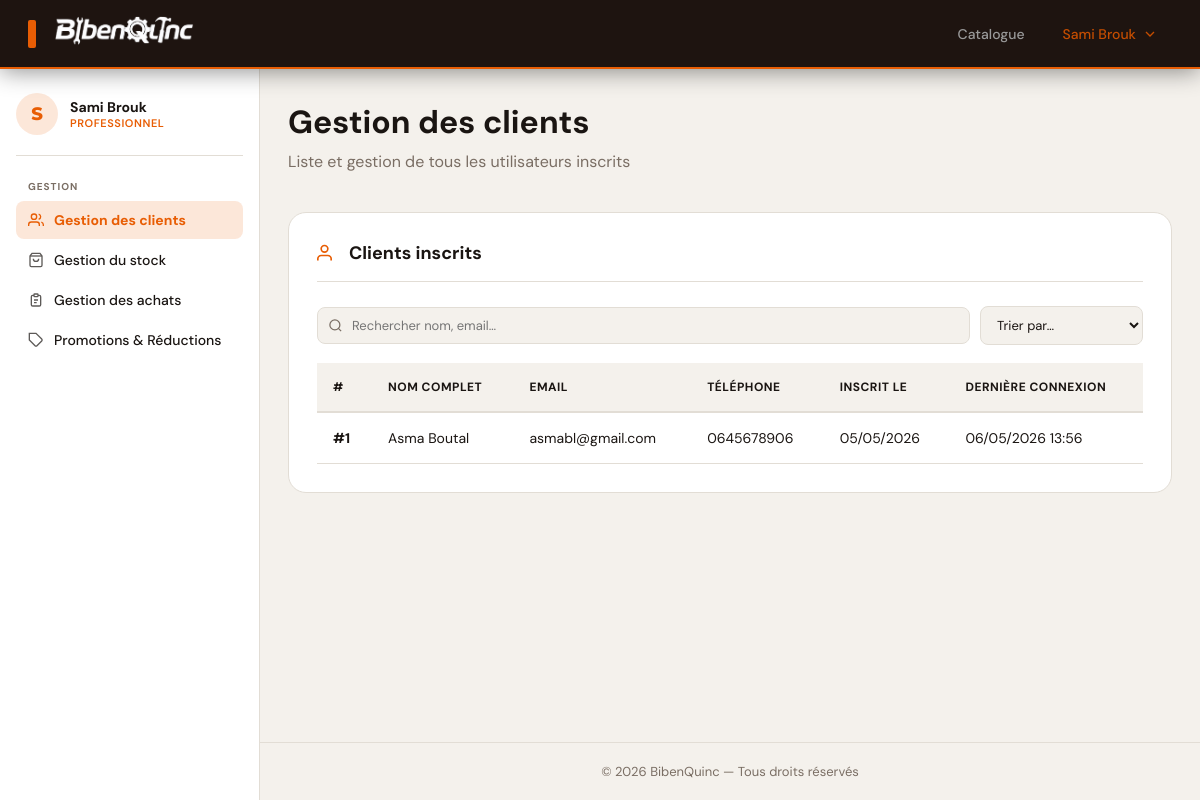
Page /dashboard.php (signed in) on the earlier database version.
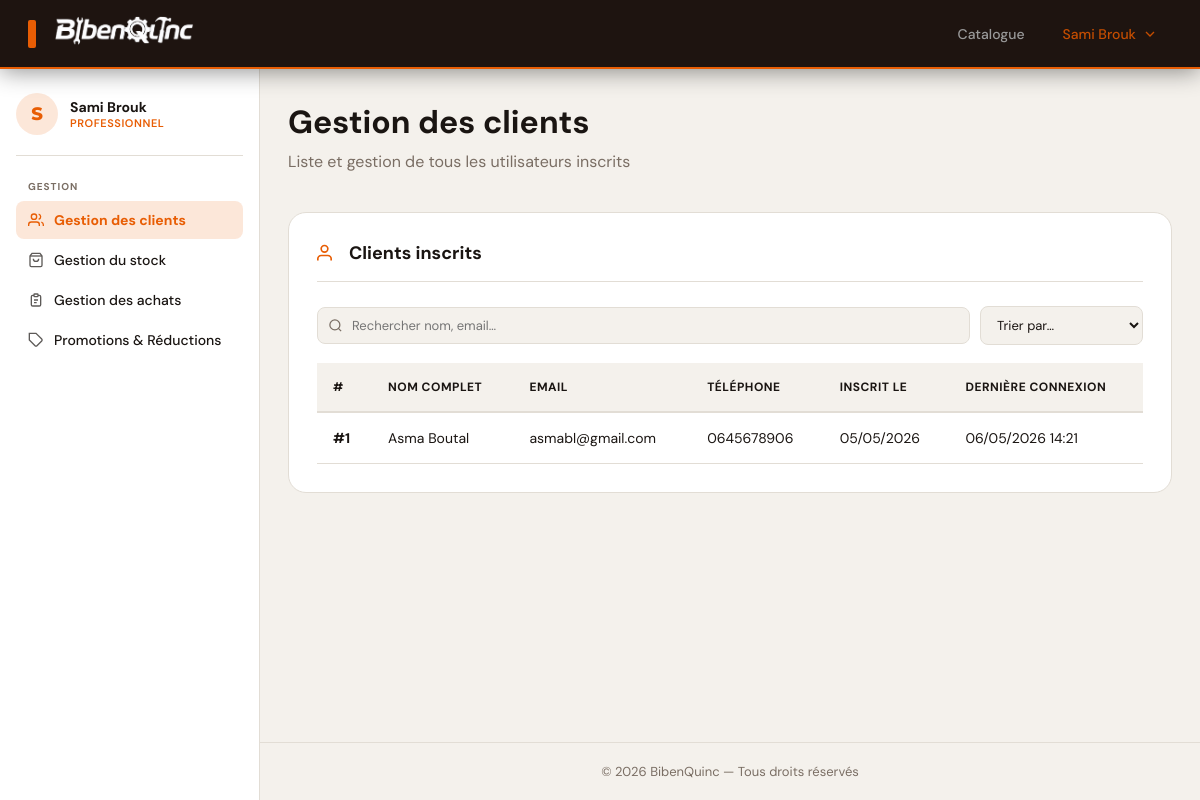
Same page on the later database version.
### tables this page shows
CREATE TABLE `utilisateur` (
  `idUtili` int(11) NOT NULL,
  `nom` varchar(100) NOT NULL,
  `prenom` varchar(100) NOT NULL,
  `email` varchar(60) NOT NULL,
  `numTel` varchar(10) NOT NULL,
  `mdp` varchar(250) NOT NULL,
  `type` enum('client','professionnel') NOT NULL,
  `created_at` datetime NOT NULL,
  `last_login` datetime DEFAULT NULL
);

### public/includes/session.php (called while the page is built, shortened)
<?php
function isLoggedIn(): bool
{
    return !empty($_SESSION['user']);
}
function currentUser(): ?array
{
    return $_SESSION['user'];
}

### public/dashboard.php (the view, shortened to what this page needs)
<?php
require_once __DIR__ . '/includes/session.php';
$authUser = currentUser();
$authName = trim(($authUser['firstname'] ?? '') . ' ' . ($authUser['lastname'] ?? ''));
$authName = $authName !== '' ? $authName : ($authUser['email'] ?? '');
$pdo      = getPDO();
$activeNav = 'dashboard';
$extraCss  = ['views/style/dashboard.css'];
include __DIR__ . '/includes/header.php';
?>
    <div class="dash-layout">
        <aside class="dash-sidebar" id="dashSidebar">
            <div class="dash-sidebar-inner">
                <div class="dash-sidebar-header">
                    <div class="dash-avatar"><?= mb_strtoupper(mb_substr($authName, 0, 1)) ?></div>
                    <div>
                        <div class="dash-username"><?= htmlspecialchars($authName, ENT_QUOTES) ?></div>
                        <div class="dash-role">Professionnel</div>
                    </div>
                </div>
                <nav class="dash-nav">
                    <div class="dash-nav-group">
                        <span class="dash-nav-label">Gestion</span>
                        <a href="#section-clients" class="dash-nav-link" onclick="showSection('clients',this);return false;">
                            <svg width="16" height="16" viewBox="0 0 24 24" fill="none" stroke="currentColor" stroke-width="2" aria-hidden="true"><path d="M17 21v-2a4 4 0 0 0-4-4H5a4 4 0 0 0-4 4v2"/><circle cx="9" cy="7" r="4"/><path d="M23 21v-2a4 4 0 0 0-3-3.87"/><path d="M16 3.13a4 4 0 0 1 0 7.75"/></svg>
                            Gestion des clients
                        </a>
                        <a href="#section-stock" class="dash-nav-link" onclick="showSection('stock',this);return false;">
                            <svg width="16" height="16" viewBox="0 0 24 24" fill="none" stroke="currentColor" stroke-width="2" aria-hidden="true"><path d="M6 2L3 6v14a2 2 0 0 0 2 2h14a2 2 0 0 0 2-2V6l-3-4Z"/><line x1="3" y1="6" x2="21" y2="6"/><path d="M16 10a4 4 0 0 1-8 0"/></svg>
                            Gestion du stock
                        </a>
                        <a href="#section-achats" class="dash-nav-link" onclick="showSection('achats',this);return false;">
                            <svg width="16" height="16" viewBox="0 0 24 24" fill="none" stroke="currentColor" stroke-width="2" aria-hidden="true"><path d="M9 5H7a2 2 0 0 0-2 2v12a2 2 0 0 0 2 2h10a2 2 0 0 0 2-2V7a2 2 0 0 0-2-2h-2"/><rect x="9" y="3" width="6" height="4" rx="1"/><path d="M9 12h6M9 16h4"/></svg>
                            Gestion des achats
                        </a>
                        <a href="#section-promos" class="dash-nav-link" onclick="showSection('promos',this);return false;">
                            <svg width="16" height="16" viewBox="0 0 24 24" fill="none" stroke="currentColor" stroke-width="2" aria-hidden="true"><path d="M20.59 13.41l-7.17 7.17a2 2 0 0 1-2.83 0L2 12V2h10l8.59 8.59a2 2 0 0 1 0 2.82z"/><line x1="7" y1="7" x2="7.01" y2="7"/></svg>
                            Promotions &amp; Réductions
                        </a>
                    </div>
                </nav>
            </div>
        </aside>
        <main class="dashboard-main">
        <div class="dashboard-container">
            <div id="section-clients" style="display:none">
                <div class="dashboard-header">
                    <h1>Gestion des clients</h1>
                    <p>Liste et gestion de tous les utilisateurs inscrits</p>
                </div>
                <section class="dashboard-section">
                    <div class="section-header">
                        <h2>
                            <svg width="20" height="20" viewBox="0 0 24 24" fill="none" stroke="currentColor" stroke-width="2" aria-hidden="true"><path d="M17 21v-2a4 4 0 0 0-4-4H5a4 4 0 0 0-4 4v2"/><circle cx="9" cy="7" r="4"/></svg>
                            Clients inscrits
                        </h2>
                    </div>
                    <div class="section-toolbar">
                        <div class="search-wrap">
                            <input type="search" class="toolbar-search" placeholder="Rechercher nom, email…" oninput="filterTable('section-clients', this.value, [1,2])">
                        </div>
                        <select class="toolbar-sort" onchange="sortTableBy('section-clients', this.value)">
                            <option value="">Trier par…</option>
                        </select>
                    </div>
                    <div class="table-responsive">
                        <table class="data-table">
                            <thead>
                                <tr>
                                    <th>#</th>
                                    <th>Nom complet</th>
                                    <th>Email</th>
                                    <th>Téléphone</th>
                                    <th>Inscrit le</th>
                                    <th>Dernière connexion</th>
                                </tr>
                            </thead>
                            <tbody>
                            <?php
                            try {
                                $stmtU = $pdo->query("SELECT idUtili, nom, prenom, email, numTel, created_at, last_login
                                                      FROM utilisateur
                                                      WHERE type = 'client'
                                                      ORDER BY created_at DESC");
                                $clientRows = $stmtU->fetchAll();
                                if (empty($clientRows)) {
                                    echo '<tr><td colspan="6" class="text-center">Aucun client inscrit</td></tr>';
                                } else {
                                    foreach ($clientRows as $u): ?>
                                    <tr>
                                        <td><strong>#<?= (int)$u['idUtili'] ?></strong></td>
                                        <td><?= htmlspecialchars($u['prenom'] . ' ' . $u['nom']) ?></td>
                                        <td><?= htmlspecialchars($u['email']) ?></td>
                                        <td><?= htmlspecialchars($u['numTel'] ?? '—') ?></td>
                                        <td><?= $u['created_at'] ? date('d/m/Y', strtotime($u['created_at'])) : '—' ?></td>
                                        <td>
                                            <?php if ($u['last_login']): ?>
                                                <?= date('d/m/Y H:i', strtotime($u['last_login'])) ?>
                                            <?php else: ?>
                                                <span style="color:var(--text-muted)">Jamais</span>
                                            <?php endif; ?>
                                        </td>
                                    </tr>
                                    <?php endforeach;
                                }
                            } catch (Exception $e) {
                                echo '<tr><td colspan="6" class="text-center">Erreur de chargement</td></tr>';
                            }
                            ?>
                            </tbody>
                        </table>
                    </div>
                </section>
            </div>
        </div>
        <footer class="site-footer">
            <p>&copy; 2026 BibenQuinc &mdash; Tous droits réservés</p>
        </footer>
        </main>
    </div>
</body>
</html>

### public/includes/header.php (shortened to what this page needs)
<?php
$activeNav = $activeNav ?? '';
?>
<!DOCTYPE html>
<html lang="fr">
<head>
  <link rel="stylesheet" href="views/style/style.css">
  <link rel="stylesheet" href="views/style/catalogue.css">
  <?php foreach ($extraCss ?? [] as $css): ?>
  <link rel="stylesheet" href="<?= htmlspecialchars($css) ?>">
  <?php endforeach; ?>
</head>
<body>
<div class="app scroll-page">
  <header class="site-header">
    <a href="index.php" class="logo">
      <span class="logo-bar"></span>
      <span class="logo-image">
        <img src="img/logo1.png" alt="BibenQuinc Logo" class="logo-word logo-quinc">
      </span>
    </a>
    <nav class="nav">
      <a href="catalogue.php" class="<?= $activeNav === 'catalogue' ? 'nav-active' : '' ?>">Catalogue</a>
      <?php if ($authUser ?? null): ?>
        <div class="user-menu">
          <button class="user-btn" id="userMenuBtn" onclick="toggleUserMenu(event)">
            <?= htmlspecialchars((string) $authName, ENT_QUOTES) ?>
            <svg viewBox="0 0 24 24" fill="none" stroke="currentColor" stroke-width="2">
              <polyline points="6 9 12 15 18 9"></polyline>
            </svg>
          </button>
        </div>
      <?php else: ?>
        <a href="cnx.php">Connexion</a>
      <?php endif; ?>
    </nav>
  </header>

### public/views/style/style.css (style rules this page uses)
:root { --bg: #f4f1ec; --surface: #fff; --surface-2: #faf8f5; --border: #e2ddd5; --text: #1a1512; --text-muted: #7a6e64; --accent: #e85d04; --accent-dark: #c44d00; --accent-glow: rgba(232, 93, 4, .15); --header-bg: #1e1410; --r-sm: 6px; --r-md: 12px; --r-lg: 18px; --sh-sm: 0 2px 8px rgba(0, 0, 0, .06); --sh-lg: 0 8px 40px rgba(0, 0, 0, .14); --t: .3s cubic-bezier(.4, 0, .2, 1); --fd: 'Montserrat', sans-serif; --fb: 'DM Sans', sans-serif; }
*, *::before, *::after { box-sizing: border-box; margin: 0; padding: 0; }
html, body { height: 100%; margin: 0; padding: 0; }
body { font-family: var(--fb); background: var(--bg); color: var(--text); overflow-x: hidden; transition: background var(--t), color var(--t); }
.app { display: flex; flex-direction: column; height: 100vh; height: 100dvh; }
.site-header { background: var(--header-bg); padding: 0 28px; display: flex; justify-content: space-between; align-items: center; flex-wrap: wrap; gap: 12px; min-height: 64px; height: auto; flex-shrink: 0; position: relative; z-index: 200; box-shadow: 0 2px 24px rgba(0, 0, 0, .45); border-bottom: 2px solid var(--accent); transition: background var(--t), border-color var(--t); }
.logo { font-family: var(--fd); font-size: 26px; font-weight: 800; letter-spacing: .06em; text-transform: uppercase; color: #fff; display: flex; align-items: center; gap: 9px; user-select: none; }
.logo-bar { width: 8px; height: 28px; border-radius: 2px; background: var(--accent); transition: background var(--t); flex-shrink: 0 }
.logo-image { position: relative; display: inline-block; }
.logo-word { width: 140px; height: 60px; object-fit: contain; transition: opacity .3s, transform .3s }
.logo-quinc { display: inline-block; opacity: 1; }
.nav { display: flex; gap: 10px; align-items: center; }
.nav a { color: #999; text-decoration: none; padding: 6px 14px; border-radius: var(--r-sm); font-size: 14px; font-weight: 500; transition: var(--t); font-family: var(--fb); }
.user-menu { position: relative; display: flex; align-items: center; }
.user-btn { display: flex; align-items: center; gap: 6px; color: #c44d00; padding: 6px 14px; border: none; background: none; border-radius: var(--r-sm); font-size: 14px; font-weight: 500; cursor: pointer; font-family: var(--fb); transition: var(--t); }
.user-btn svg { width: 16px; height: 16px; transition: transform var(--t); }
a.logo { text-decoration: none; color: #fff; }
.app.scroll-page { height: auto; min-height: 100dvh; }

### public/views/style/catalogue.css (style rules this page uses)
body { display: flex; flex-direction: column; min-height: 100vh; }
.app { display: flex; flex-direction: column; flex: 1; }
.site-footer { padding: 0px 32px; border-top: 1px solid var(--border); background: var(--bg); display: flex; justify-content: center; align-items: center; }
.site-footer p { margin-top: 24px; font-size: 13px; color: var(--text-muted); text-align: center; }

Differences in the rows shown:
changed utilisateur "Asma Boutal": last_login "06/05/2026 13:56" → "06/05/2026 14:21"
